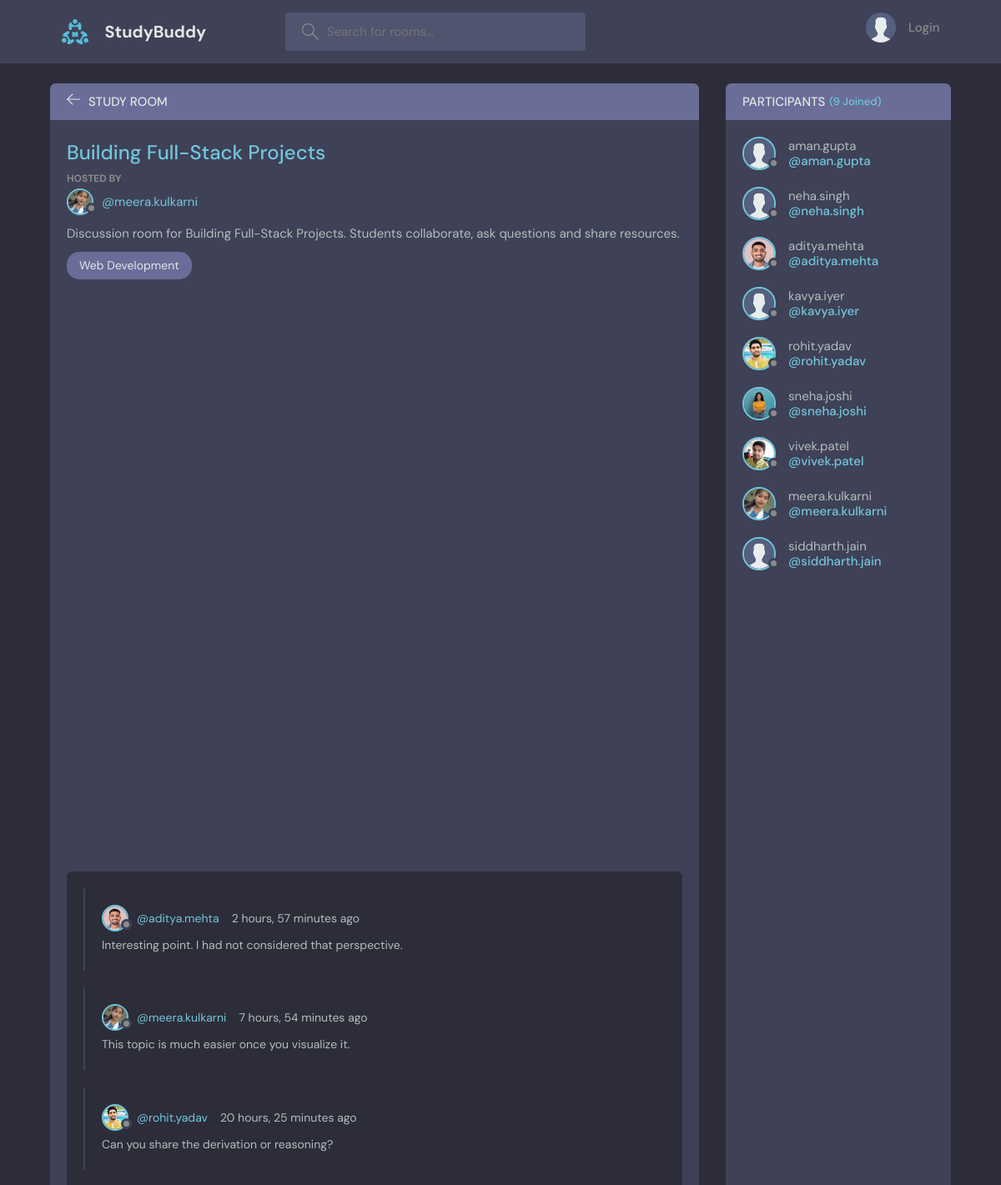
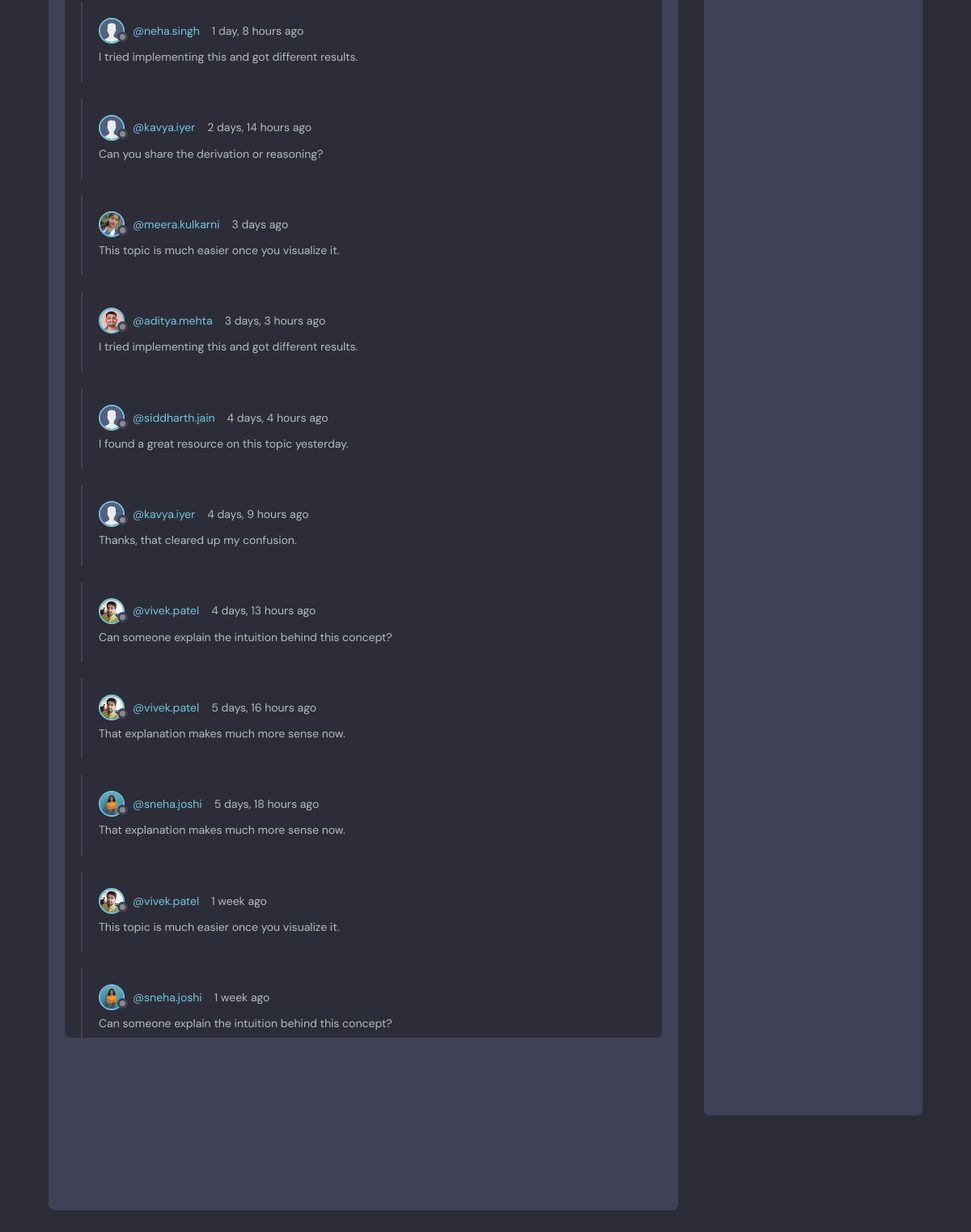
/room/64, run on the app's committed database (2 pictures, top to bottom).
### base/models.py (models this page shows, shortened)
class Room(models.Model):
    host = models.ForeignKey(User, on_delete=models.SET_NULL, null = True)
    topic = models.ForeignKey(Topic, on_delete=models.SET_NULL, null = True)
    name = models.CharField(max_length = 200)
    description = models.TextField(null = True, blank = True)
    participants = models.ManyToManyField(User, related_name='participants', blank = True)
    create = models.DateTimeField(auto_now_add=True)
    update = models.DateTimeField(auto_now=True)
    class Meta:
        ordering = ["-update", "-create"]

class User(AbstractUser):
    name = models.CharField(max_length = 200, null = True)
    email = models.EmailField(unique = True, null = True)
    bio = models.TextField(null = True)
    avatar = models.ImageField(null = True, default = "avatar.svg")
    USERNAME_FIELD = 'email'
    REQUIRED_FIELDS = []

class Topic(models.Model):
    name = models.CharField(max_length=200)

class Message(models.Model):
    user = models.ForeignKey(User, on_delete=models.CASCADE)
    room = models.ForeignKey(Room, on_delete=models.CASCADE)
    body = models.TextField()
    create = models.DateTimeField(auto_now_add=True)
    update = models.DateTimeField(auto_now=True)
    class Meta:
        ordering = ["-update", "-create"]

### base/views.py (the view, shortened to what this page needs)
# urls.py: path('room/<str:pk>', views.room_page, name = "room page"),
def room_page(request, pk):
    our_room = Room.objects.get(id = pk)
    participants = our_room.participants.all()
    comments = our_room.message_set.all()
    context = {'room': our_room, 'comments': comments, 'participants': participants}
    return render(request, 'base/room.html', context)

### base/templates/base/room.html (shortened to what this page needs)
{% extends 'main.html' %} {% block content %}
<main class="profile-page layout layout--2">
  <div class="container">
    <div class="room">
      <div class="room__top">
        <div class="room__topLeft">
          <a href="{% url 'home page' %}">
            <svg
              version="1.1"
              xmlns="http://www.w3.org/2000/svg"
              width="32"
              height="32"
              viewBox="0 0 32 32"
            >
              <title>arrow-left</title>
              <path
                d="M13.723 2.286l-13.723 13.714 13.719 13.714 1.616-1.611-10.96-10.96h27.625v-2.286h-27.625l10.965-10.965-1.616-1.607z"
              ></path>
            </svg>
          </a>
          <h3>Study Room</h3>
        </div>
      </div>
      <div class="room__box scroll">
        <div class="room__header scroll">
          <div class="room__info">
            <h3>{{room.name}}</h3>
          </div>
          <div class="room__hosted">
            <p>Hosted By</p>
            <a
              href="{% url 'user-profile' room.host.id %}"
              class="room__author"
            >
              <div class="avatar avatar--small">
                <img src="{{room.host.avatar.url}}" />
              </div>
              <span>@{{room.host.username}}</span>
            </a>
          </div>
          <div class="room__details">{{room.description}}</div>
          <span class="room__topics">{{room.topic.name}}</span>
        </div>
        <div class="room__conversation">
          <div class="threads scroll">
            {% for comment in comments %}
            <div class="thread">
              <div class="thread__top">
                <div class="thread__author">
                  <a
                    href="{% url 'user-profile' comment.user.id %}"
                    class="thread__authorInfo"
                  >
                    <div class="avatar avatar--small">
                      <img src="{{comment.user.avatar.url}}" />
                    </div>
                    <span>@{{comment.user.username}}</span>
                  </a>
                  <span class="thread__date"
                    >{{comment.create|timesince}} ago</span
                  >
                </div>
              </div>
              <div class="thread__details">{{comment.body}}</div>
            </div>
            {% endfor %}
          </div>
        </div>
      </div>
      <div class="room__message">
      </div>
    </div>
    <div class="participants">
      <h3 class="participants__top">
        Participants <span>({{participants.count}} Joined)</span>
      </h3>
      <div class="participants__list scroll">
        {% for participant in participants %}
        <a href="{% url 'user-profile' participant.id %}" class="participant">
          <div class="avatar avatar--medium">
            <img src="{{participant.avatar.url}}" />
          </div>
          <p>
            {{participant.username}}
            <span>@{{participant.username}}</span>
          </p>
        </a>
        {% endfor %}
      </div>
    </div>
  </div>
</main>
{% endblock %}

### data on the page
Room: name "Building Full-Stack Projects", host.avatar (picture), host.username "meera.kulkarni", description "Discussion room for Building Full-Stack Projects. Students collaborate, ask questions and share resources.", topic.name "Web Development"
Message: user.avatar (picture), user.username "aditya.mehta", create "2 hours, 57 minutes", body "Interesting point. I had not considered that perspective."
Message: user.avatar (picture), user.username "meera.kulkarni", create "7 hours, 54 minutes", body "This topic is much easier once you visualize it."
Message: user.avatar (picture), user.username "rohit.yadav", create "20 hours, 25 minutes", body "Can you share the derivation or reasoning?"
Message: user.avatar (placeholder picture), user.username "neha.singh", create "1 day, 8 hours", body "I tried implementing this and got different results."
Message: user.avatar (placeholder picture), user.username "kavya.iyer", create "2 days, 14 hours", body "Can you share the derivation or reasoning?"
Message: user.avatar (picture), user.username "meera.kulkarni", create "3 days", body "This topic is much easier once you visualize it."
Message: user.avatar (picture), user.username "aditya.mehta", create "3 days, 3 hours", body "I tried implementing this and got different results."
Message: user.avatar (placeholder picture), user.username "siddharth.jain", create "4 days, 4 hours", body "I found a great resource on this topic yesterday."
Message: user.avatar (placeholder picture), user.username "kavya.iyer", create "4 days, 9 hours", body "Thanks, that cleared up my confusion."
Message: user.avatar (picture), user.username "vivek.patel", create "4 days, 13 hours", body "Can someone explain the intuition behind this concept?"
Message: user.avatar (picture), user.username "vivek.patel", create "5 days, 16 hours", body "That explanation makes much more sense now."
Message: user.avatar (picture), user.username "sneha.joshi", create "5 days, 18 hours", body "That explanation makes much more sense now."
Message: user.avatar (picture), user.username "vivek.patel", create "1 week", body "This topic is much easier once you visualize it."
Message: user.avatar (picture), user.username "sneha.joshi", create "1 week", body "Can someone explain the intuition behind this concept?"
User: avatar (placeholder picture), username "aman.gupta"
User: avatar (placeholder picture), username "neha.singh"
User: avatar (picture), username "aditya.mehta"
User: avatar (placeholder picture), username "kavya.iyer"
User: avatar (picture), username "rohit.yadav"
User: avatar (picture), username "sneha.joshi"
User: avatar (picture), username "vivek.patel"
User: avatar (picture), username "meera.kulkarni"
User: avatar (placeholder picture), username "siddharth.jain"

### other printed values
{{ participants.count }} "9"
